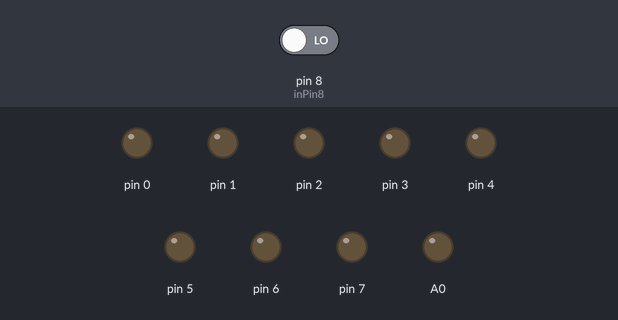
Bench run of a sketch on a simulated Arduino Uno, built with avr-gcc and run on an emulated ATmega328P. On the bench: output pins drawn as LEDs (lit = HIGH). Dashed ring = blinking. The test bench sets the inputs (shaded band); at power-on: pin 8 (inPin8) LOW. Random numbers use the default seed unless the sketch sets one.

Above: at 1.8 s.
1.9 s: pin 8 (inPin8) driven HIGH
At 2.8 s:
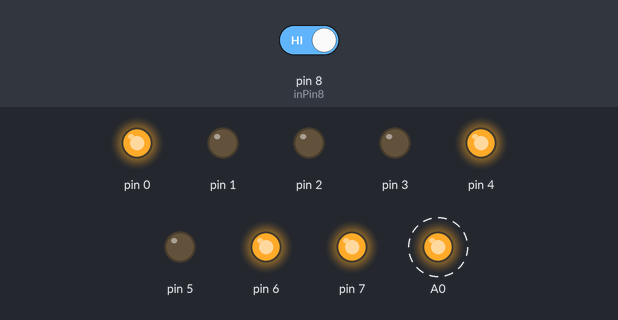
At 3.9 s:
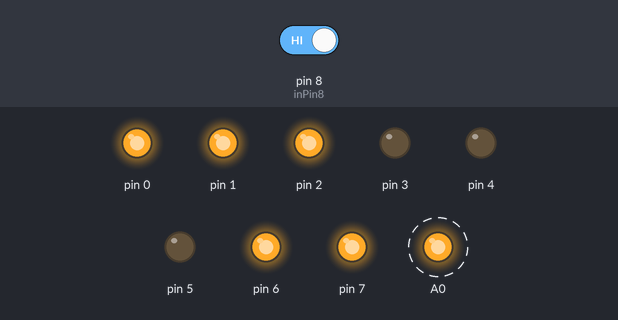
4.9 s: pin 8 (inPin8) driven LOW
6.5 s: pin 8 (inPin8) driven HIGH
At 7.4 s:
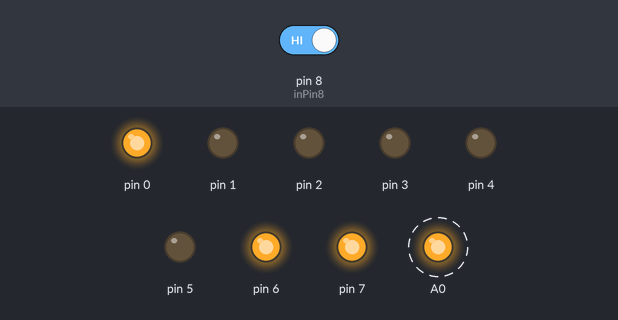
Timing chart, 0 to 27.0 s (numbered marks = the images above; inputs shaded):
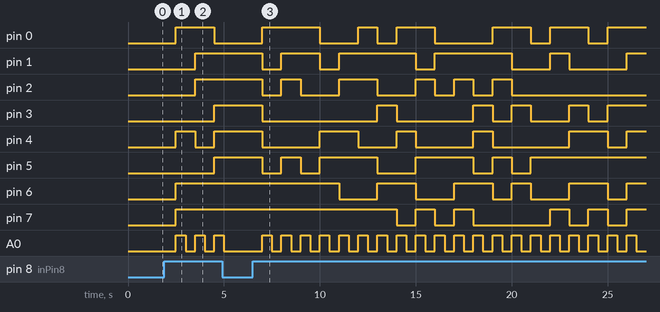

Measured:
- after the input at 1.9 s, pin 0: LOW → HIGH after 0.60 s, → LOW 2.0 s later; pin 1, pin 2: LOW → HIGH after 1.6 s; pin 3, pin 5: LOW → HIGH after 2.6 s; pin 4: LOW → HIGH after 0.60 s, → LOW 1.0 s later, → HIGH 1.0 s later; pin 6, pin 7: LOW → HIGH after 0.60 s
- after the input at 6.5 s, pin 0: LOW → HIGH after 0.50 s, → LOW 3.0 s later, → HIGH 2.0 s later, → LOW 1.0 s later, … (11 changes in this stretch); pin 1: HIGH → LOW after 0.50 s, → HIGH 1.0 s later, → LOW 2.0 s later, → HIGH 1.0 s later, … (10 changes in this stretch)

The sketch:

Arduino_Data_Collector_Code_U2.ino
```cpp
// (licence header left out)
  int startStopBit = 0;
  int count = 0;
  int ledPin = 13;
  int inPin8 = 8;

void setup()
{
  DDRD = B11111111; //Set Port D as outputs
  PORTD &= B11111111; //Turn on Port D pins

  pinMode(A0, OUTPUT);
  pinMode(ledPin, INPUT);
  pinMode(inPin8, INPUT);

  randomSeed(analogRead(1));

}

void loop ()
{

   //Sample the Start/Stop switch
   //from the EPT-570-AP
   startStopBit = digitalRead(inPin8);

  delay(500); //Delay 500 ms

   if(startStopBit)
   {
     // Write a random number from 0 to 299
     //to the input of the EPT-570-AP
      PORTD = random(255);
      //Set the Write Enable Pin High
       digitalWrite(A0, HIGH);

      //Set the LED Pin High
      digitalWrite(ledPin, HIGH);

      delay(500); //Delay 500 ms

      //Set the LED Pin Low
      digitalWrite(ledPin, LOW);
      //Set teh Write Enable Pin Low
      digitalWrite(A0, LOW);
   }

}
```
